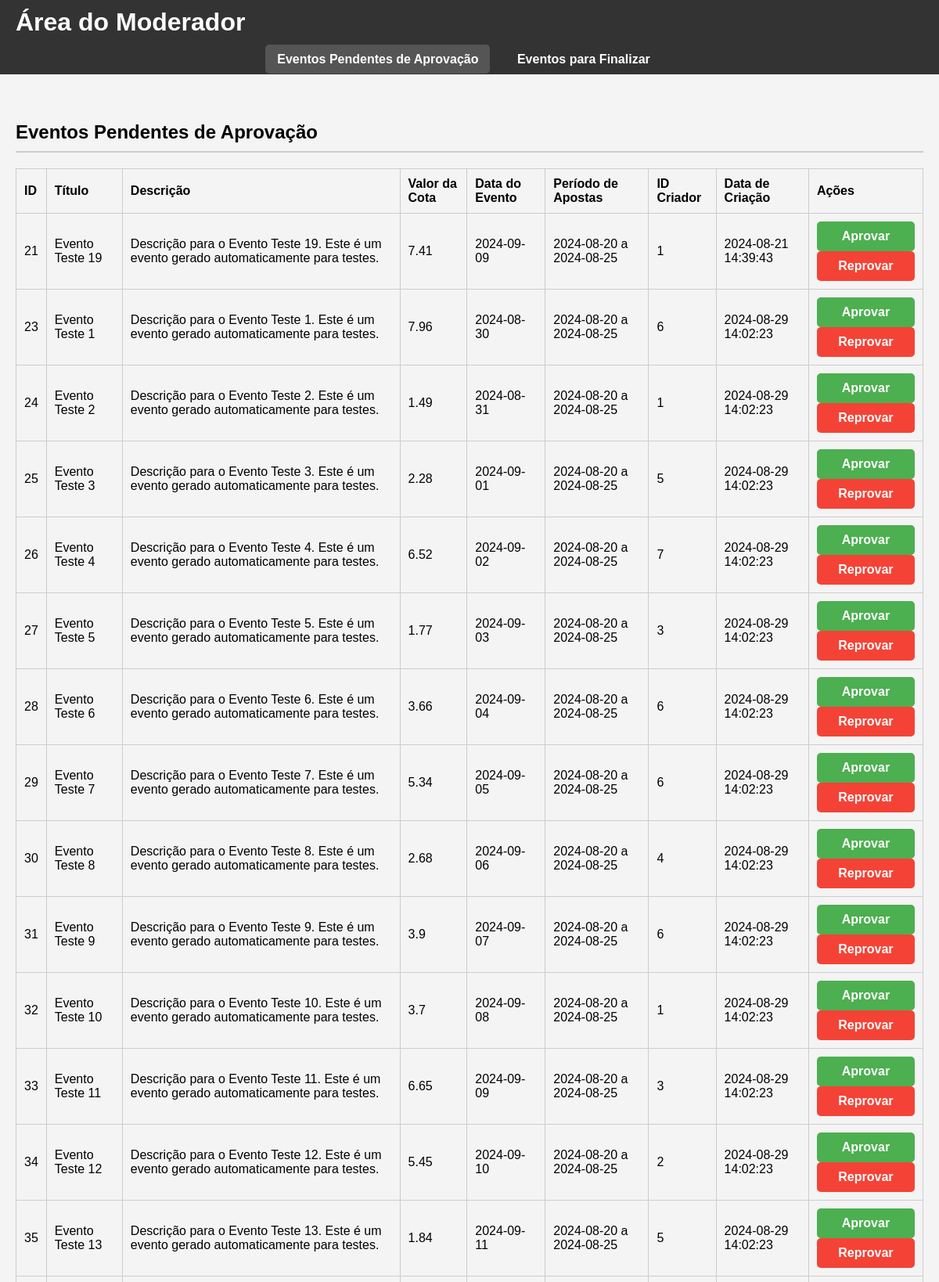
The page /moderador_dashboard (upper part) on the database its author committed.
### tables this page shows
CREATE TABLE eventos (
        id INTEGER PRIMARY KEY AUTOINCREMENT,
        titulo TEXT NOT NULL,
        descricao TEXT NOT NULL,
        valor_cota REAL NOT NULL CHECK (valor_cota >= 1.00),
        data_evento DATE NOT NULL,
        periodo_apostas TEXT NOT NULL,
        status TEXT NOT NULL DEFAULT 'pendente',
        id_criador INTEGER NOT NULL,
        data_criacao TIMESTAMP DEFAULT CURRENT_TIMESTAMP,
        FOREIGN KEY (id_criador) REFERENCES usuarios(id) ON DELETE CASCADE
    );

### app.py (the view)
@app.route('/moderador_dashboard', methods=['GET'])
def moderador_dashboard():
    view = request.args.get('view', 'pendentes')
    status_filter = 'pendente' if view == 'pendentes' else 'aprovado'
    with sqlite3.connect(database_path) as conn:
        conn.row_factory = sqlite3.Row  # Configura a fábrica de linhas para acessar colunas por nome
        eventos = conn.execute('SELECT * FROM eventos WHERE status = ?', (status_filter,)).fetchall()
    return render_template('area_moderador.html', eventos=eventos, view=view)

### templates/area_moderador.html (shortened to what this page needs)
<!DOCTYPE html>
<html lang="pt-br">
<head>
    <link rel="stylesheet" href="/static/css/area_moderacao.css">
</head>
<body>
    <header>
        <h1>Área do Moderador</h1>
    </header>
    <nav class="menustrip">
        <ul>
            <li><a href="{{ url_for('moderador_dashboard', view='pendentes') }}" {% if view == 'pendentes' %}class="active"{% endif %}>Eventos Pendentes de Aprovação</a></li>
            <li><a href="{{ url_for('moderador_dashboard', view='finalizar') }}" {% if view == 'finalizar' %}class="active"{% endif %}>Eventos para Finalizar</a></li>
        </ul>
    </nav>
    <main>
        {% if view == 'pendentes' %}
        <section class="pending-approval">
            <h2>Eventos Pendentes de Aprovação</h2>
            <table>
                <thead>
                    <tr>
                        <th>ID</th>
                        <th>Título</th>
                        <th>Descrição</th>
                        <th>Valor da Cota</th>
                        <th>Data do Evento</th>
                        <th>Período de Apostas</th>
                        <th>ID Criador</th>
                        <th>Data de Criação</th>
                        <th>Ações</th>
                    </tr>
                </thead>
                <tbody>
                    {% for evento in eventos %}
                    <tr id="event-{{ evento.id }}">
                        <td>{{ evento.id }}</td>
                        <td>{{ evento.titulo }}</td>
                        <td>{{ evento.descricao }}</td>
                        <td>{{ evento.valor_cota }}</td>
                        <td>{{ evento.data_evento }}</td>
                        <td>{{ evento.periodo_apostas }}</td>
                        <td>{{ evento.id_criador }}</td>
                        <td>{{ evento.data_criacao }}</td>
                        <td>
                            <button type="button" onclick="handleEventAction('{{ evento.id }}', 'aprovar')" class="approve-btn">Aprovar</button>
                            <button type="button" onclick="abrirModalReprovar('{{ evento.id }}')" class="reject-btn">Reprovar</button>
                        </td>
                    </tr>
                    {% endfor %}
                </tbody>
            </table>
        </section>
        {% endif %}
    </main>
</body>
</html>

### static/css/area_moderacao.css (style rules this page uses)
body { font-family: Arial, sans-serif; margin: 0; padding: 0; background-color: #f4f4f4; }
header { background-color: #333; color: white; padding: 10px 20px; display: flex; justify-content: space-between; align-items: center; }
header h1 { margin: 0; }
nav a { color: white; text-decoration: none; }
main { padding: 20px; }
h2 { border-bottom: 2px solid #ccc; padding-bottom: 10px; }
table { width: 100%; border-collapse: collapse; margin-bottom: 20px; }
table, th, td { border: 1px solid #ccc; }
th, td { padding: 10px; text-align: left; }
button { width: 100%; padding: 10px; background-color: #f0f0f0; border: none; border-radius: 5px; cursor: pointer; font-size: 16px; font-weight: bold; }
.approve-btn { background-color: #4CAF50; color: white; }
.reject-btn { background-color: #f44336; color: white; }
nav.menustrip { background-color: #333; padding: 10px; text-align: center; margin-bottom: 20px; }
nav.menustrip ul { list-style-type: none; padding: 0; margin: 0; }
nav.menustrip ul li { display: inline; margin-right: 15px; }
nav.menustrip ul li a { color: white; text-decoration: none; font-weight: bold; padding: 10px 15px; border-radius: 5px; }
nav.menustrip ul li a.active, nav.menustrip ul li a:hover { background-color: #555; }

### rows shown on the page
eventos: id "21", titulo "Evento Teste 19", descricao "Descrição para o Evento Teste 19. Este é um evento gerado automaticamente para testes.", valor_cota "7.41", data_evento "2024-09-09", periodo_apostas "2024-08-20 a 2024-08-25", id_criador "1", data_criacao "2024-08-21 14:39:43"
eventos: id "23", titulo "Evento Teste 1", descricao "Descrição para o Evento Teste 1. Este é um evento gerado automaticamente para testes.", valor_cota "7.96", data_evento "2024-08-30", periodo_apostas "2024-08-20 a 2024-08-25", id_criador "6", data_criacao "2024-08-29 14:02:23"
eventos: id "24", titulo "Evento Teste 2", descricao "Descrição para o Evento Teste 2. Este é um evento gerado automaticamente para testes.", valor_cota "1.49", data_evento "2024-08-31", periodo_apostas "2024-08-20 a 2024-08-25", id_criador "1", data_criacao "2024-08-29 14:02:23"
eventos: id "25", titulo "Evento Teste 3", descricao "Descrição para o Evento Teste 3. Este é um evento gerado automaticamente para testes.", valor_cota "2.28", data_evento "2024-09-01", periodo_apostas "2024-08-20 a 2024-08-25", id_criador "5", data_criacao "2024-08-29 14:02:23"
eventos: id "26", titulo "Evento Teste 4", descricao "Descrição para o Evento Teste 4. Este é um evento gerado automaticamente para testes.", valor_cota "6.52", data_evento "2024-09-02", periodo_apostas "2024-08-20 a 2024-08-25", id_criador "7", data_criacao "2024-08-29 14:02:23"
eventos: id "27", titulo "Evento Teste 5", descricao "Descrição para o Evento Teste 5. Este é um evento gerado automaticamente para testes.", valor_cota "1.77", data_evento "2024-09-03", periodo_apostas "2024-08-20 a 2024-08-25", id_criador "3", data_criacao "2024-08-29 14:02:23"
eventos: id "28", titulo "Evento Teste 6", descricao "Descrição para o Evento Teste 6. Este é um evento gerado automaticamente para testes.", valor_cota "3.66", data_evento "2024-09-04", periodo_apostas "2024-08-20 a 2024-08-25", id_criador "6", data_criacao "2024-08-29 14:02:23"
eventos: id "29", titulo "Evento Teste 7", descricao "Descrição para o Evento Teste 7. Este é um evento gerado automaticamente para testes.", valor_cota "5.34", data_evento "2024-09-05", periodo_apostas "2024-08-20 a 2024-08-25", id_criador "6", data_criacao "2024-08-29 14:02:23"
eventos: id "30", titulo "Evento Teste 8", descricao "Descrição para o Evento Teste 8. Este é um evento gerado automaticamente para testes.", valor_cota "2.68", data_evento "2024-09-06", periodo_apostas "2024-08-20 a 2024-08-25", id_criador "4", data_criacao "2024-08-29 14:02:23"
eventos: id "31", titulo "Evento Teste 9", descricao "Descrição para o Evento Teste 9. Este é um evento gerado automaticamente para testes.", valor_cota "3.9", data_evento "2024-09-07", periodo_apostas "2024-08-20 a 2024-08-25", id_criador "6", data_criacao "2024-08-29 14:02:23"
eventos: id "32", titulo "Evento Teste 10", descricao "Descrição para o Evento Teste 10. Este é um evento gerado automaticamente para testes.", valor_cota "3.7", data_evento "2024-09-08", periodo_apostas "2024-08-20 a 2024-08-25", id_criador "1", data_criacao "2024-08-29 14:02:23"
eventos: id "33", titulo "Evento Teste 11", descricao "Descrição para o Evento Teste 11. Este é um evento gerado automaticamente para testes.", valor_cota "6.65", data_evento "2024-09-09", periodo_apostas "2024-08-20 a 2024-08-25", id_criador "3", data_criacao "2024-08-29 14:02:23"
eventos: id "34", titulo "Evento Teste 12", descricao "Descrição para o Evento Teste 12. Este é um evento gerado automaticamente para testes.", valor_cota "5.45", data_evento "2024-09-10", periodo_apostas "2024-08-20 a 2024-08-25", id_criador "2", data_criacao "2024-08-29 14:02:23"
eventos: id "35", titulo "Evento Teste 13", descricao "Descrição para o Evento Teste 13. Este é um evento gerado automaticamente para testes.", valor_cota "1.84", data_evento "2024-09-11", periodo_apostas "2024-08-20 a 2024-08-25", id_criador "5", data_criacao "2024-08-29 14:02:23"
